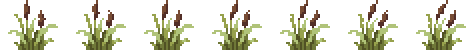
#> input picture assets/town/grass/g_cattail.png, 476 x 50 px, given in place of g_tuft_1.png, which was not available
$ python bake_grass_sway.py ../assets/town/grass/g_cattail.png ../assets/town/grass/g_daisy.png
#> lines starting #> are read from the running program, lines starting #| are printed output that depends on the picture
#!/usr/bin/env python3
# python3 tools/bake_grass_sway.py PIECES_DIR OUT_DIR
# The grass tufts' sway frames (owner 2026-11-08: "아래 풀은 두고 위 영역의 포기는 전환"): each tuft from
# tools/make_town_grass.py (set b; 2-px cells doubled) into one strip of LEANS.size frames side by side, the frame k
# leaning its top k cells (2 px each) to the right, the rows in between following u^2 (u: 0 at the planted bottom 30%,
# 1 at the top), whole cells only: the 2-px grid holds. town.gd picks the frame from the wind at the tuft's x.
import sys, os, json
import numpy as np
from PIL import Image

SRC, OUT = sys.argv[1], sys.argv[2]
os.makedirs(OUT, exist_ok=True)
LEANS = [-2, -1, 0, 1, 2, 3, 4]
KINDS = ["g_tuft_1", "g_tuft_2", "g_tuft_tall", "g_strip", "g_clover", "g_daisy", "g_cattail", "g_sprout", "g_tuft_wind"]
info = {"leans": LEANS, "kinds": {}}
for k in KINDS:
    a = np.array(Image.open(os.path.join(SRC, k + ".png")).convert("RGBA"))[::2, ::2]     # back to cells
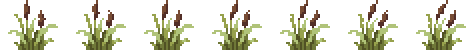
#> a: shape (25, 238, 4) (shown 2 times larger); mean R, G, B, A 34.2, 34.6, 19.1, 67.8; transparent parts drawn white
    h, w = a.shape[:2]
#> h = 25; w = 238
    pad = max(abs(min(LEANS)), max(LEANS))
    fw = w + 2 * pad
#> fw = 246
    sheet = np.zeros((h, fw * len(LEANS), 4), np.uint8)
    for i, L in enumerate(LEANS):
        for y in range(h):
            u = max(0.0, (0.7 * h - y) / (0.7 * h))      # 1 at the top row, 0 from 30% above the bottom down
            o = int(round(L * u * u))
            sheet[y, i * fw + pad + o:i * fw + pad + o + w] = np.where(a[y, :, 3:4] > 0, a[y], sheet[y, i * fw + pad + o:i * fw + pad + o + w])
    Image.fromarray(sheet.repeat(2, 0).repeat(2, 1)).save(os.path.join(OUT, k + ".png"))
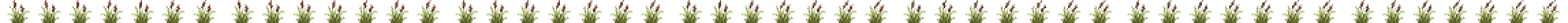
#> saved as g_tuft_1.png: PIL image 3444x50 RGBA (shown at 1/3 size); mean R, G, B, A 33.1, 33.5, 18.4, 65.6; transparent parts drawn white
    info["kinds"][k] = {"fw": fw * 2, "h": h * 2, "pad": pad * 2}
#> pass 2 of the loop `for k in KINDS:`:
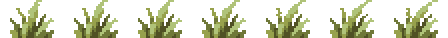
#> input picture assets/town/grass/g_tuft_2.png, 448 x 38 px, found by its file name
#> `Image.fromarray(sheet.repeat(2, 0).repeat(2, 1)).save(os.path.join(OUT..`:
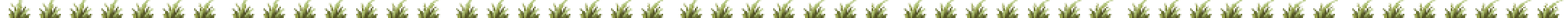
#> saved as g_tuft_2.png: PIL image 3248x38 RGBA (shown at 1/3 size); mean R, G, B, A 45.3, 48.9, 25.7, 86.3; transparent parts drawn white
#> pass 3 of the loop `for k in KINDS:`:
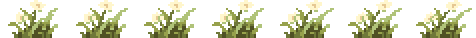
#> input picture assets/town/grass/g_daisy.png, 476 x 38 px, given in place of g_tuft_tall.png, which was not available
#> `Image.fromarray(sheet.repeat(2, 0).repeat(2, 1)).save(os.path.join(OUT..`:
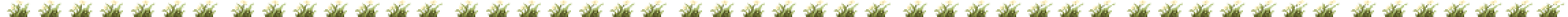
#> saved as g_tuft_tall.png: PIL image 3444x38 RGBA (shown at 1/3 size); mean R, G, B, A 55.6, 57.8, 34.8, 92; transparent parts drawn white
#> (the run stopped early here; a loop or call above may not have finished)
